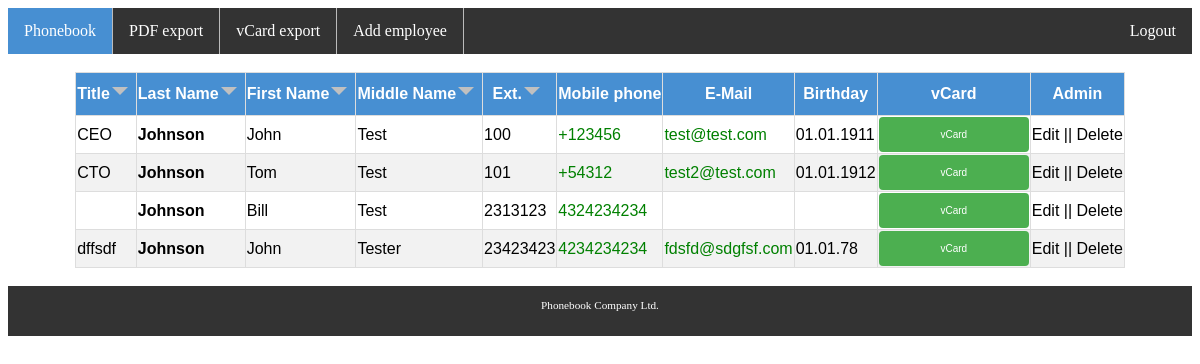
The page / on the database its author committed.
### tables this page shows
CREATE TABLE persons (id INTEGER PRIMARY KEY AUTOINCREMENT, login CHAR (15), en_firstname CHAR (10), en_lastname CHAR (10), firstname CHAR (15), lastname CHAR (15), middlename CHAR (15), cellphone CHAR (10), intphone CHAR (3), email TEXT (20), birthday DATE, position CHAR (15), active BOOLEAN DEFAULT (1), "en_position" CHAR (15));

### app.py (the view)
@app.route('/')
def index():
    cur = g.db.execute(
        'SELECT id, position, lastname, firstname, middlename, intphone, cellphone, email, birthday, login FROM persons WHERE active ORDER BY lastname')
    people = []
    login_id = False
    for row in cur.fetchall():
        people.append({
            'id': row[0],
            'position': row[1],
            'lastname': row[2],
            'firstname': row[3],
            'middlename': row[4],
            'intphone': row[5],
            'cellphone': row[6],
            'email': row[7],
            'birthday': row[8],
        })
    return render_template('phonebook.html', people=people, login_id=login_id, admin=admin)

### app.py (called while the page is built)
def connect_db():
    return sqlite3.connect('employees.db')

@app.before_request
def before_request():
    g.user = None
    g.db = connect_db()

@app.teardown_request
def teardown_request(exception):
    g.db.close()

### templates/phonebook.html (shortened to what this page needs)
{% extends "layout.html" %}
{% set active_page = "index" %}
{% block body %}
{% if people %}
<table role="table" id="empl">
    <thead role="rowgroup">
    <tr role="row">
        <th role="columnheader" onclick="sortTable(0)" class="headerSortDown">Title</th>
        <th role="columnheader" onclick="sortTable(1)" class="headerSortDown">Last Name</th>
        <th role="columnheader" onclick="sortTable(2)" class="headerSortDown">First Name</th>
        <th role="columnheader" onclick="sortTable(3)" class="headerSortDown">Middle Name</th>
        <th role="columnheader" onclick="sortTable(4)" class="headerSortDown">Ext.</th>
        <th role="columnheader">Mobile phone</th>
        <th role="columnheader">E-Mail</th>
        <th role="columnheader">Birthday</th>
        <th role="columnheader">vCard</th>
        {% if admin %}
        <th role="columnheader">Admin</th>
        {% endif %}
    </tr>
    </thead>
    <tbody role="rowgroup">
    {% for person in people %}
    <tr role="row">
        <td role="cell">{% if person.position == "" %}{{ "&nbsp;"|safe }}{% else %}{{ person.position }}{% endif %}</td>
        <td role="cell">{% if person.lastname == "" %}{{ "&nbsp;"|safe }}{% else %}<span style="font-weight:bold">{{ person.lastname }}{% endif %}</span></td>
        <td role="cell">{% if person.firstname == "" %}{{ "&nbsp;"|safe }}{% else %}{{ person.firstname }}{% endif %}</td>
        <td role="cell">{% if person.middlename == "" %}{{ "&nbsp;"|safe }}{% else %}{{ person.middlename }}{% endif %}</td>
        <td role="cell">{% if person.intphone == "" %}{{ "&nbsp;"|safe }}{% else %}{{ person.intphone }}{% endif %}</td>
        <td role="cell">{% if person.cellphone == "" %}{{ "&nbsp;"|safe }}{% else %}<a href="tel:{{ person.cellphone }}" class="listlink">{{ person.cellphone }}</a>{% endif %}</td>
        <td role="cell">{% if person.email == "" %}{{ "&nbsp;"|safe }}{% else %}<a href="mailto:{{ person.email }}" class="listlink">{{ person.email }}</a>{% endif %}</td>
        <td role="cell">{% if person.birthday == "" %}{{ "&nbsp;"|safe }}{% else %}{{ person.birthday }}{% endif %}</td>
        <td role="cell"><a href="/vCard/{{ person.id }}.vcf"><button class="button" style="vertical-align:middle"><span>vCard</span></button></a></td>
        {% if admin %}
        <td role="cell"><a href="{{ url_for('edit', id=person.id) }}" class="admin">Edit</a> ||
            <a href="{{ url_for('delete', id=person.id) }}" class="admin" onclick="return confirm('Are you sure?');">Delete</a></td>
    </tr>
    {% endif %}
    {% endfor %}
    </tbody>
    {% else %}
    ERROR
    {% endif %}
</table>
{% endblock %}

### templates/layout.html (shortened to what this page needs)
<!doctype html>
<html>
<head>
</head>
<body>
<div class="large-menu">
<ul>
    <li
            {% if active_page=="index" %} class='active' {% endif %}><a href="/">Phonebook</a></li>
    <li><a href="/phonebook.pdf">PDF export</a></li>
    <li><a href="/vCard/all.vcf">vCard export</a></li>
    {% if admin %}
    <li><a href="/new">Add employee</a></li>
    {% endif %}
    <li style="float:right"><a href="/logout">Logout</a></li>
</ul>
    <br>
</div>
    {% block body %}{% endblock %}
<br>
<footer>
    <p class="copyright">Phonebook Company Ltd.</p>
</footer>
</body>
</html>

### templates/layout.html (style rules this page uses)
table { border-collapse: collapse; font-family: Arial, Helvetica, sans-serif; margin-left: auto; margin-right: auto; }
td, th { border: 1px solid #ddd; }
tr:nth-child(even) { background-color: #f2f2f2; }
th { padding-top: 12px; padding-bottom: 12px; vertical-align: middle; background-color: #478fd2; color: white; }
.headerSortDown:after { content: ' '; position: relative; left: 2px; border: 8px solid transparent; }
.headerSortDown:after { top: 10px; border-top-color: silver; }
.headerSortDown { padding-right: 10px; cursor: pointer; }
a.admin:link { text-decoration: none; color: #000000; }
a.listlink:link { text-decoration: none; color: green; }
.active { background-color: #478fd2; }
.button { display: inline-block; border-radius: 4px; background-color: #4CAF50; border: none; color: #FFFFFF; text-align: center; font-size: 10px; padding: 12px; width: 150px; transition: all 0.5s; cursor: pointer; }
.button span { cursor: pointer; display: inline-block; position: relative; transition: 0.5s; }
.button span:after { content: '\00bb'; position: absolute; opacity: 0; top: 0; right: -20px; transition: 0.5s; }
footer { position: relative; height: 50px; width: 100%; background-color: #333333; }
p.copyright { position: absolute; width: 100%; color: #fff; line-height: 40px; font-size: 0.7em; text-align: center; bottom:0; }
@media screen and ( min-width: 1025px ) { .large-menu { display: inline; float: left; width: 100%; } }
ul { list-style-type: none; margin: 0; padding: 0; overflow: hidden; background-color: #333; }
li { float: left; border-right:1px solid #bbb; }
li:last-child { border-right: none; }
li a { display: block; color: white; text-align: center; padding: 14px 16px; text-decoration: none; }

### rows shown on the page
persons: position "CEO", lastname "Johnson", firstname "John", middlename "Test", intphone "100", cellphone "+123456", email "test@test.com", birthday "01.01.1911"
persons: position "CTO", lastname "Johnson", firstname "Tom", middlename "Test", intphone "101", cellphone "+54312", email "test2@test.com", birthday "01.01.1912"
persons: lastname "Johnson", firstname "Bill", middlename "Test", intphone "2313123", cellphone "4324234234"
persons: position "dffsdf", lastname "Johnson", firstname "John", middlename "Tester", intphone "23423423", cellphone "4234234234", email "fdsfd@sdgfsf.com", birthday "01.01.78"
